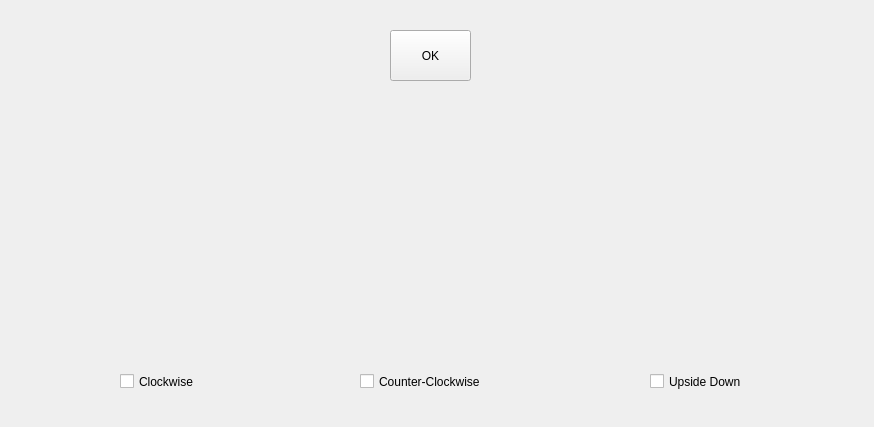
<?xml version="1.0" encoding="UTF-8"?>
<ui version="4.0">
 <class>FormRotate</class>
 <widget class="QWidget" name="FormRotate">
  <property name="geometry">
   <rect>
    <x>0</x>
    <y>0</y>
    <width>874</width>
    <height>427</height>
   </rect>
  </property>
  <property name="windowTitle">
   <string>Rotate</string>
  </property>
  <widget class="QCheckBox" name="checkBox_clockwise">
   <property name="geometry">
    <rect>
     <x>120</x>
     <y>370</y>
     <width>92</width>
     <height>23</height>
    </rect>
   </property>
   <property name="text">
    <string>Clockwise</string>
   </property>
  </widget>
  <widget class="QPushButton" name="pushButton">
   <property name="geometry">
    <rect>
     <x>390</x>
     <y>30</y>
     <width>81</width>
     <height>51</height>
    </rect>
   </property>
   <property name="text">
    <string>OK</string>
   </property>
  </widget>
  <widget class="QCheckBox" name="checkBox_counter_clockwise">
   <property name="geometry">
    <rect>
     <x>360</x>
     <y>370</y>
     <width>151</width>
     <height>23</height>
    </rect>
   </property>
   <property name="text">
    <string>Counter-Clockwise</string>
   </property>
  </widget>
  <widget class="QCheckBox" name="checkBox_upside_down">
   <property name="geometry">
    <rect>
     <x>650</x>
     <y>370</y>
     <width>111</width>
     <height>23</height>
    </rect>
   </property>
   <property name="text">
    <string>Upside Down</string>
   </property>
  </widget>
  <widget class="QLabel" name="label_img_clockwise">
   <property name="geometry">
    <rect>
     <x>40</x>
     <y>90</y>
     <width>261</width>
     <height>271</height>
    </rect>
   </property>
   <property name="text">
    <string/>
   </property>
   <property name="pixmap">
    <pixmap>img.png</pixmap>
   </property>
  </widget>
  <widget class="QLabel" name="label_img_counter_clockwise">
   <property name="geometry">
    <rect>
     <x>310</x>
     <y>90</y>
     <width>261</width>
     <height>271</height>
    </rect>
   </property>
   <property name="text">
    <string/>
   </property>
   <property name="pixmap">
    <pixmap>img.png</pixmap>
   </property>
  </widget>
  <widget class="QLabel" name="label_img_upside_down">
   <property name="geometry">
    <rect>
     <x>580</x>
     <y>90</y>
     <width>261</width>
     <height>271</height>
    </rect>
   </property>
   <property name="text">
    <string/>
   </property>
   <property name="pixmap">
    <pixmap>img.png</pixmap>
   </property>
  </widget>
 </widget>
 <resources/>
 <connections/>
</ui>
